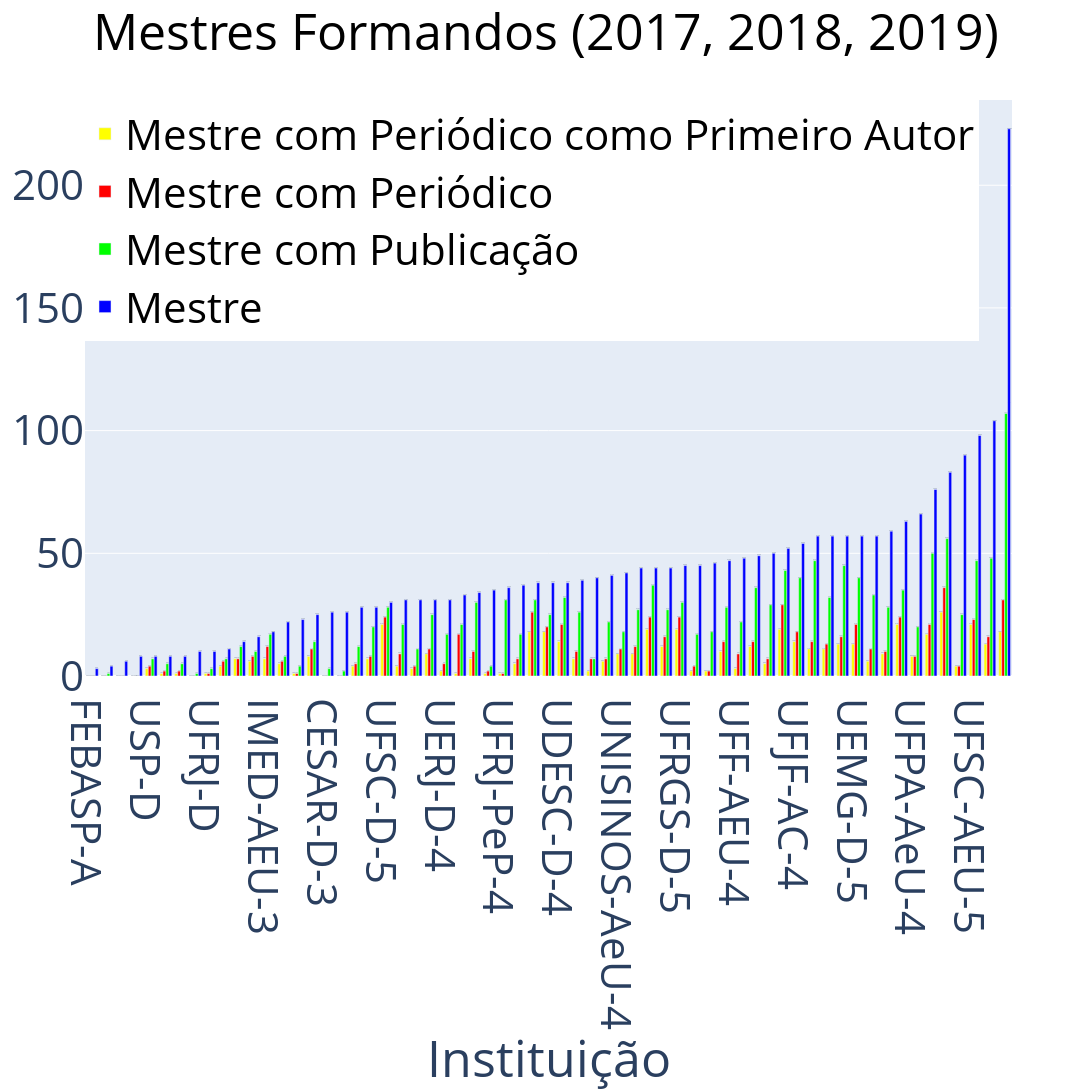

Here is the notebook cell this chart was saved with:
### Code cell
make_chart(mestres_formandos, f'Mestres Formandos ({", ".join(ANOS)})')

### Figure 1 — Plotly figure (JSON) as saved in the notebook; plotly's stock layout.template omitted (floating-point values rounded to 4 significant figures)
{"data": [{"marker": {"color": "#FFFF00"}, "name": "Mestre com Periódico como Primeiro Autor", "text": ["<b>0.00</b>", "<b>0.00</b>", "<b>0.00</b>", "<b>0.00</b>", "<b>3.00</b>", "<b>1.00</b>", "<b>1.00</b>", "<b>0.00</b>", "<b>1.00</b>", "<b>4.00</b>", "<b>7.00</b>", "<b>6.00</b>", "<b>7.00</b>", "<b>5.00</b>", "<b>1.00</b>", "<b>8.00</b>", "<b>0.00</b>", "<b>0.00</b>", "<b>4.00</b>", "<b>7.00</b>", "<b>21.00</b>", "<b>4.00</b>", "<b>3.00</b>", "<b>9.00</b>", "<b>2.00</b>", "<b>1.00</b>", "<b>7.00</b>", "<b>1.00</b>", "<b>1.00</b>", "<b>5.00</b>", "<b>18.00</b>", "<b>18.00</b>", "<b>14.00</b>", "<b>7.00</b>", "<b>2.00</b>", "<b>6.00</b>", "<b>9.00</b>", "<b>9.00</b>", "<b>19.00</b>", "<b>12.00</b>", "<b>19.00</b>", "<b>2.00</b>", "<b>2.00</b>", "<b>10.00</b>", "<b>3.00</b>", "<b>12.00</b>", "<b>5.00</b>", "<b>19.00</b>", "<b>14.00</b>", "<b>11.00</b>", "<b>11.00</b>", "<b>13.00</b>", "<b>13.00</b>", "<b>6.00</b>", "<b>9.00</b>", "<b>21.00</b>", "<b>8.00</b>", "<b>17.00</b>", "<b>26.00</b>", "<b>4.00</b>", "<b>21.00</b>", "<b>13.00</b>", "<b>18.00</b>"], "textposition": "outside", "type": "bar", "x": ["FEBASP-A", "UFRN-D-4", "UFSC-UHEADC-4", " FIAMFAAM-PPeGdEU-3", "USP-D", "UVV-AEC", "UniCEUB-AEU", "CESAR-AM-DDAD-3", "UFRJ-D", "UFAM-D", "UDESC-DDVEM", "UNIRITTER-D-4", "IMED-AEU-3", "PUC-RIO-A-3", "UNIRITTER-AeU-4", "UFCG-D-3", "CESAR-D-3", "UFPE-E-3", "UFRJ-AP-4", "UFMA-D-3", "UFSC-D-5", "UFRN-AEU-4", "UFPB-JP-AEU-4", "UFC-AEUED-3", "UERJ-D-4", "USJT-AEU-4", "UFU-AeU-3", "UNIFOR-CDC-3", "UFRJ-PeP-4", "UFG-PEC-3", "UNESP-BAURU-D-6", "UAM-D-5", "UDESC-D-4", "UFPR-D-4", "UNIFATEA-DTEI-3", "UNB-D-3", "UNISINOS-AeU-4", "UFV-AEU-4", "UNESP-BAURU-AeU-4", "PUCCAMP-AeU-5", "UFRGS-D-5", "UFRJ-U-5", "UFRGS-A-4", "UFES-AEU-4", "UFF-AEU-4", "UEL-AeU-4", "UFBA-AEU-4", "UFPEL-AEU-4", "UFJF-AC-4", "UFRJ-A-6", "UFMG-AEU-6", "UNICAMP-ATeC-5", "UEMG-D-5", "UFAL-DDEH-3", "UNISINOS-D-5", "PUC-RIO-D-5", "UFPA-AeU-4", "USP/SC-AEU-4", "UPM-AEU-6", "UFPE-D-4", "UFSC-AEU-5", "UNB-AEU-4", "USP-AEU-4"], "y": [0, 0, 0, 0, 3, 1, 1, 0, 1, 4, 7, 6, 7, 5, 1, 8, 0, 0, 4, 7, 21, 4, 3, 9, 2, 1, 7, 1, 1, 5, 18, 18, 14, 7, 2, 6, 9, 9, 19, 12, 19, 2, 2, 10, 3, 12, 5, 19, 14, 11, 11, 13, 13, 6, 9, 21, 8, 17, 26, 4, 21, 13, 18]}, {"marker": {"color": "#FF0000"}, "name": "Mestre com Periódico", "text": ["<b>0.00</b>", "<b>0.00</b>", "<b>0.00</b>", "<b>0.00</b>", "<b>4.00</b>", "<b>2.00</b>", "<b>2.00</b>", "<b>0.00</b>", "<b>1.00</b>", "<b>6.00</b>", "<b>7.00</b>", "<b>8.00</b>", "<b>12.00</b>", "<b>6.00</b>", "<b>1.00</b>", "<b>11.00</b>", "<b>0.00</b>", "<b>0.00</b>", "<b>5.00</b>", "<b>8.00</b>", "<b>24.00</b>", "<b>9.00</b>", "<b>4.00</b>", "<b>11.00</b>", "<b>5.00</b>", "<b>17.00</b>", "<b>10.00</b>", "<b>2.00</b>", "<b>1.00</b>", "<b>7.00</b>", "<b>26.00</b>", "<b>20.00</b>", "<b>21.00</b>", "<b>10.00</b>", "<b>7.00</b>", "<b>7.00</b>", "<b>11.00</b>", "<b>12.00</b>", "<b>24.00</b>", "<b>16.00</b>", "<b>24.00</b>", "<b>4.00</b>", "<b>2.00</b>", "<b>14.00</b>", "<b>9.00</b>", "<b>14.00</b>", "<b>7.00</b>", "<b>29.00</b>", "<b>18.00</b>", "<b>14.00</b>", "<b>13.00</b>", "<b>16.00</b>", "<b>21.00</b>", "<b>11.00</b>", "<b>10.00</b>", "<b>24.00</b>", "<b>8.00</b>", "<b>21.00</b>", "<b>36.00</b>", "<b>4.00</b>", "<b>23.00</b>", "<b>16.00</b>", "<b>31.00</b>"], "textposition": "outside", "type": "bar", "x": ["FEBASP-A", "UFRN-D-4", "UFSC-UHEADC-4", " FIAMFAAM-PPeGdEU-3", "USP-D", "UVV-AEC", "UniCEUB-AEU", "CESAR-AM-DDAD-3", "UFRJ-D", "UFAM-D", "UDESC-DDVEM", "UNIRITTER-D-4", "IMED-AEU-3", "PUC-RIO-A-3", "UNIRITTER-AeU-4", "UFCG-D-3", "CESAR-D-3", "UFPE-E-3", "UFRJ-AP-4", "UFMA-D-3", "UFSC-D-5", "UFRN-AEU-4", "UFPB-JP-AEU-4", "UFC-AEUED-3", "UERJ-D-4", "USJT-AEU-4", "UFU-AeU-3", "UNIFOR-CDC-3", "UFRJ-PeP-4", "UFG-PEC-3", "UNESP-BAURU-D-6", "UAM-D-5", "UDESC-D-4", "UFPR-D-4", "UNIFATEA-DTEI-3", "UNB-D-3", "UNISINOS-AeU-4", "UFV-AEU-4", "UNESP-BAURU-AeU-4", "PUCCAMP-AeU-5", "UFRGS-D-5", "UFRJ-U-5", "UFRGS-A-4", "UFES-AEU-4", "UFF-AEU-4", "UEL-AeU-4", "UFBA-AEU-4", "UFPEL-AEU-4", "UFJF-AC-4", "UFRJ-A-6", "UFMG-AEU-6", "UNICAMP-ATeC-5", "UEMG-D-5", "UFAL-DDEH-3", "UNISINOS-D-5", "PUC-RIO-D-5", "UFPA-AeU-4", "USP/SC-AEU-4", "UPM-AEU-6", "UFPE-D-4", "UFSC-AEU-5", "UNB-AEU-4", "USP-AEU-4"], "y": [0, 0, 0, 0, 4, 2, 2, 0, 1, 6, 7, 8, 12, 6, 1, 11, 0, 0, 5, 8, 24, 9, 4, 11, 5, 17, 10, 2, 1, 7, 26, 20, 21, 10, 7, 7, 11, 12, 24, 16, 24, 4, 2, 14, 9, 14, 7, 29, 18, 14, 13, 16, 21, 11, 10, 24, 8, 21, 36, 4, 23, 16, 31]}, {"marker": {"color": "#00FF00"}, "name": "Mestre com Publicação", "text": ["<b>0.00</b>", "<b>1.00</b>", "<b>0.00</b>", "<b>0.00</b>", "<b>7.00</b>", "<b>5.00</b>", "<b>5.00</b>", "<b>1.00</b>", "<b>3.00</b>", "<b>7.00</b>", "<b>12.00</b>", "<b>10.00</b>", "<b>17.00</b>", "<b>8.00</b>", "<b>4.00</b>", "<b>14.00</b>", "<b>3.00</b>", "<b>2.00</b>", "<b>12.00</b>", "<b>20.00</b>", "<b>28.00</b>", "<b>21.00</b>", "<b>11.00</b>", "<b>25.00</b>", "<b>17.00</b>", "<b>21.00</b>", "<b>30.00</b>", "<b>4.00</b>", "<b>31.00</b>", "<b>17.00</b>", "<b>31.00</b>", "<b>25.00</b>", "<b>32.00</b>", "<b>26.00</b>", "<b>7.00</b>", "<b>22.00</b>", "<b>18.00</b>", "<b>27.00</b>", "<b>37.00</b>", "<b>27.00</b>", "<b>30.00</b>", "<b>17.00</b>", "<b>18.00</b>", "<b>28.00</b>", "<b>22.00</b>", "<b>36.00</b>", "<b>29.00</b>", "<b>43.00</b>", "<b>40.00</b>", "<b>47.00</b>", "<b>32.00</b>", "<b>45.00</b>", "<b>40.00</b>", "<b>33.00</b>", "<b>28.00</b>", "<b>35.00</b>", "<b>20.00</b>", "<b>50.00</b>", "<b>56.00</b>", "<b>25.00</b>", "<b>47.00</b>", "<b>48.00</b>", "<b>107.00</b>"], "textposition": "outside", "type": "bar", "x": ["FEBASP-A", "UFRN-D-4", "UFSC-UHEADC-4", " FIAMFAAM-PPeGdEU-3", "USP-D", "UVV-AEC", "UniCEUB-AEU", "CESAR-AM-DDAD-3", "UFRJ-D", "UFAM-D", "UDESC-DDVEM", "UNIRITTER-D-4", "IMED-AEU-3", "PUC-RIO-A-3", "UNIRITTER-AeU-4", "UFCG-D-3", "CESAR-D-3", "UFPE-E-3", "UFRJ-AP-4", "UFMA-D-3", "UFSC-D-5", "UFRN-AEU-4", "UFPB-JP-AEU-4", "UFC-AEUED-3", "UERJ-D-4", "USJT-AEU-4", "UFU-AeU-3", "UNIFOR-CDC-3", "UFRJ-PeP-4", "UFG-PEC-3", "UNESP-BAURU-D-6", "UAM-D-5", "UDESC-D-4", "UFPR-D-4", "UNIFATEA-DTEI-3", "UNB-D-3", "UNISINOS-AeU-4", "UFV-AEU-4", "UNESP-BAURU-AeU-4", "PUCCAMP-AeU-5", "UFRGS-D-5", "UFRJ-U-5", "UFRGS-A-4", "UFES-AEU-4", "UFF-AEU-4", "UEL-AeU-4", "UFBA-AEU-4", "UFPEL-AEU-4", "UFJF-AC-4", "UFRJ-A-6", "UFMG-AEU-6", "UNICAMP-ATeC-5", "UEMG-D-5", "UFAL-DDEH-3", "UNISINOS-D-5", "PUC-RIO-D-5", "UFPA-AeU-4", "USP/SC-AEU-4", "UPM-AEU-6", "UFPE-D-4", "UFSC-AEU-5", "UNB-AEU-4", "USP-AEU-4"], "y": [0, 1, 0, 0, 7, 5, 5, 1, 3, 7, 12, 10, 17, 8, 4, 14, 3, 2, 12, 20, 28, 21, 11, 25, 17, 21, 30, 4, 31, 17, 31, 25, 32, 26, 7, 22, 18, 27, 37, 27, 30, 17, 18, 28, 22, 36, 29, 43, 40, 47, 32, 45, 40, 33, 28, 35, 20, 50, 56, 25, 47, 48, 107]}, {"marker": {"color": "#0000ff"}, "name": "Mestre ", "text": ["<b>3.00</b>", "<b>4.00</b>", "<b>6.00</b>", "<b>8.00</b>", "<b>8.00</b>", "<b>8.00</b>", "<b>8.00</b>", "<b>10.00</b>", "<b>10.00</b>", "<b>11.00</b>", "<b>14.00</b>", "<b>16.00</b>", "<b>18.00</b>", "<b>22.00</b>", "<b>23.00</b>", "<b>25.00</b>", "<b>26.00</b>", "<b>26.00</b>", "<b>28.00</b>", "<b>28.00</b>", "<b>30.00</b>", "<b>31.00</b>", "<b>31.00</b>", "<b>31.00</b>", "<b>31.00</b>", "<b>33.00</b>", "<b>34.00</b>", "<b>35.00</b>", "<b>36.00</b>", "<b>37.00</b>", "<b>38.00</b>", "<b>38.00</b>", "<b>38.00</b>", "<b>39.00</b>", "<b>40.00</b>", "<b>41.00</b>", "<b>42.00</b>", "<b>44.00</b>", "<b>44.00</b>", "<b>44.00</b>", "<b>45.00</b>", "<b>45.00</b>", "<b>46.00</b>", "<b>47.00</b>", "<b>48.00</b>", "<b>49.00</b>", "<b>50.00</b>", "<b>52.00</b>", "<b>54.00</b>", "<b>57.00</b>", "<b>57.00</b>", "<b>57.00</b>", "<b>57.00</b>", "<b>57.00</b>", "<b>59.00</b>", "<b>63.00</b>", "<b>66.00</b>", "<b>76.00</b>", "<b>83.00</b>", "<b>90.00</b>", "<b>98.00</b>", "<b>104.00</b>", "<b>223.00</b>"], "textposition": "outside", "type": "bar", "x": ["FEBASP-A", "UFRN-D-4", "UFSC-UHEADC-4", " FIAMFAAM-PPeGdEU-3", "USP-D", "UVV-AEC", "UniCEUB-AEU", "CESAR-AM-DDAD-3", "UFRJ-D", "UFAM-D", "UDESC-DDVEM", "UNIRITTER-D-4", "IMED-AEU-3", "PUC-RIO-A-3", "UNIRITTER-AeU-4", "UFCG-D-3", "CESAR-D-3", "UFPE-E-3", "UFRJ-AP-4", "UFMA-D-3", "UFSC-D-5", "UFRN-AEU-4", "UFPB-JP-AEU-4", "UFC-AEUED-3", "UERJ-D-4", "USJT-AEU-4", "UFU-AeU-3", "UNIFOR-CDC-3", "UFRJ-PeP-4", "UFG-PEC-3", "UNESP-BAURU-D-6", "UAM-D-5", "UDESC-D-4", "UFPR-D-4", "UNIFATEA-DTEI-3", "UNB-D-3", "UNISINOS-AeU-4", "UFV-AEU-4", "UNESP-BAURU-AeU-4", "PUCCAMP-AeU-5", "UFRGS-D-5", "UFRJ-U-5", "UFRGS-A-4", "UFES-AEU-4", "UFF-AEU-4", "UEL-AeU-4", "UFBA-AEU-4", "UFPEL-AEU-4", "UFJF-AC-4", "UFRJ-A-6", "UFMG-AEU-6", "UNICAMP-ATeC-5", "UEMG-D-5", "UFAL-DDEH-3", "UNISINOS-D-5", "PUC-RIO-D-5", "UFPA-AeU-4", "USP/SC-AEU-4", "UPM-AEU-6", "UFPE-D-4", "UFSC-AEU-5", "UNB-AEU-4", "USP-AEU-4"], "y": [3, 4, 6, 8, 8, 8, 8, 10, 10, 11, 14, 16, 18, 22, 23, 25, 26, 26, 28, 28, 30, 31, 31, 31, 31, 33, 34, 35, 36, 37, 38, 38, 38, 39, 40, 41, 42, 44, 44, 44, 45, 45, 46, 47, 48, 49, 50, 52, 54, 57, 57, 57, 57, 57, 59, 63, 66, 76, 83, 90, 98, 104, 223]}], "layout": {"font": {"size": 42}, "height": 3150, "legend": {"font": {"color": "#000000"}, "orientation": "v", "x": 0, "y": 1}, "title": {"font": {"color": "#000000", "size": 50}, "text": "Mestres Formandos (2017, 2018, 2019)", "x": 0.5, "xanchor": "center"}, "width": 6300, "xaxis": {"title": {"text": "Instituição"}}}}
